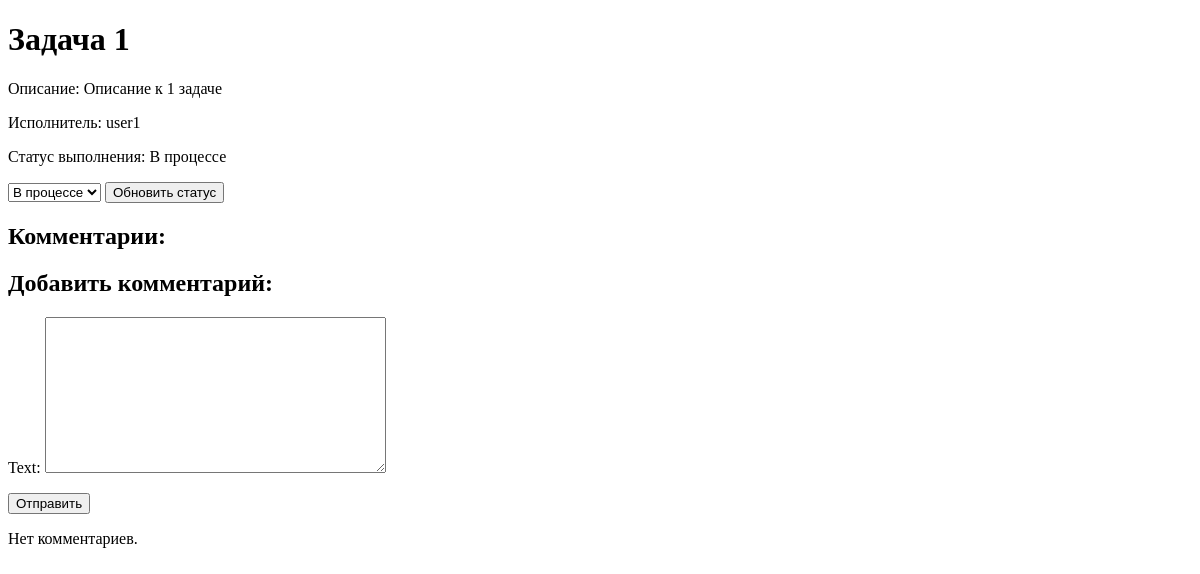
The page /task_detail/1/ (signed in) on the database as committed earlier.
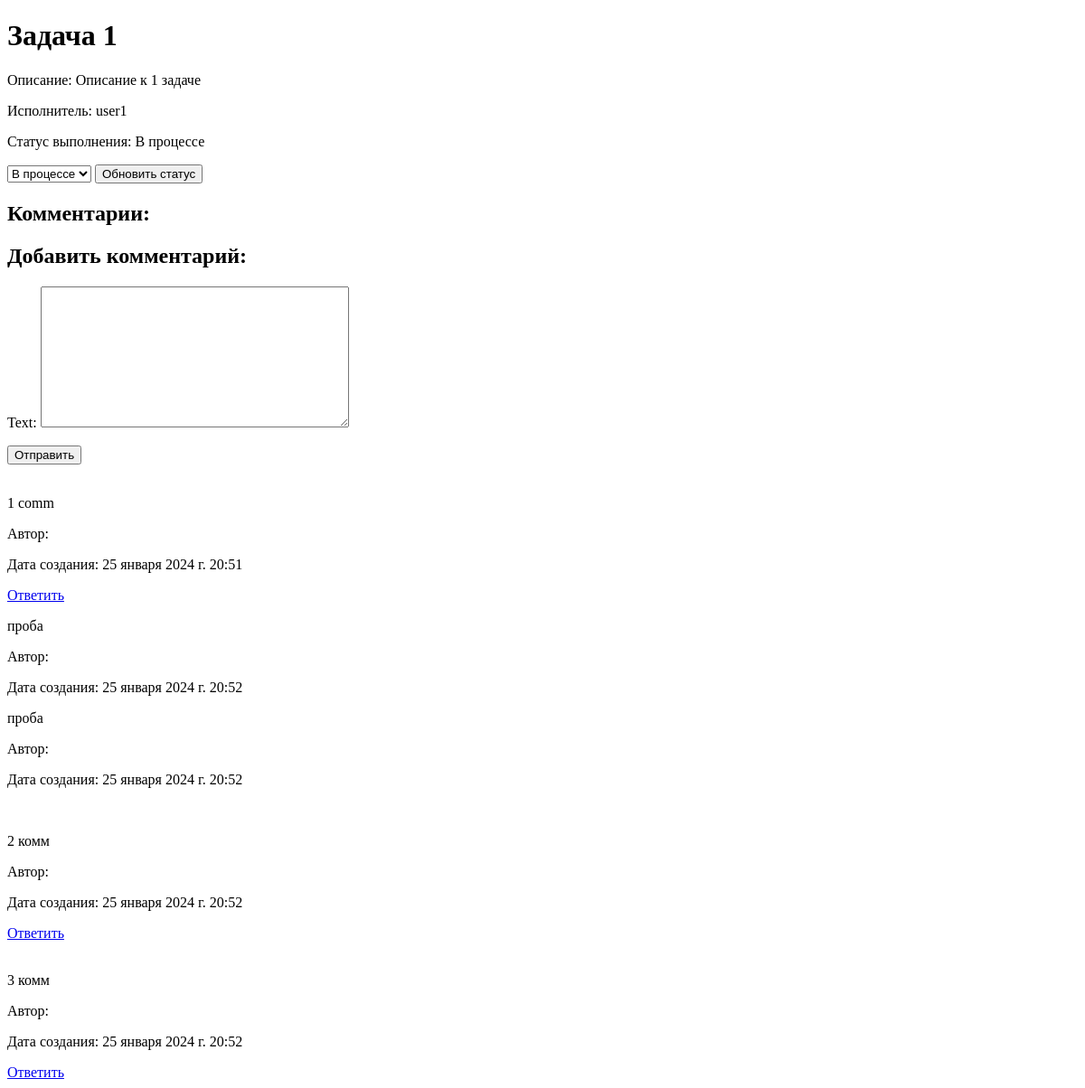
The same page on the database as committed later.
### qwerty/models.py (models this page shows, shortened)
class Task(models.Model):
    STATUS_CHOICES = (
        ('В ожидании', 'В ожидании'),
        ('В процессе', 'В процессе'),
        ('Завершено', 'Завершено')
    )
    task_name = models.CharField(max_length=200)
    description = models.TextField()
    assignee = models.ForeignKey(User, on_delete=models.CASCADE)
    status = models.CharField(max_length=20, choices=STATUS_CHOICES)
    created_date = models.DateTimeField(auto_now_add=True)
    due_date = models.DateTimeField()
    class Meta:
        verbose_name = "задача"
        verbose_name_plural = "задачи"

class User(models.Model):
    name = models.CharField(max_length=50)
    email = models.EmailField()
    password = models.CharField(max_length=50)
    def __str__(self):
        return self.name
    class Meta:
        verbose_name = "пользователь"
        verbose_name_plural = "пользователи"

class Comment(models.Model):
    task = models.ForeignKey(Task, on_delete=models.CASCADE, related_name='comments')
    text = models.TextField()
    parent = models.ForeignKey('self', on_delete=models.CASCADE, null=True, blank=True, related_name='replies')
    created_at = models.DateTimeField(auto_now_add=True)
    class Meta:
        verbose_name = "Комментарий"
        verbose_name_plural = "Комментарии"

### qwerty/views.py (the view)
# urls.py: path('task_detail/<int:task_id>/', views.task_detail, name='task_detail'),
@login_required
def task_detail(request, task_id):
    task = get_object_or_404(Task, id=task_id)
    comments = task.comments.filter(parent__isnull=True)
    if request.method == 'POST':
        status = request.POST.get('status')
        if status in ['В процессе', 'Завершено']:
            task.status = status
            task.save()
            return redirect('task_detail', task_id=task_id)
        form = CommentForm(request.POST)
        if form.is_valid():
            comment = form.save(commit=False)
            comment.task = task
            comment.author = request.user
            comment.save()
            return redirect('task_detail', task_id=task_id)
    else:
        form = CommentForm()
    context = {
        'task': task,
        'comments': comments,
        'form': form,
    }
    return render(request, 'task_detail.html', context)

### qwerty/forms.py
class CommentForm(ModelForm):
    class Meta:
        model = Comment
        fields = ['text']

### qwerty/templates/task_detail.html (shortened to what this page needs)
<!DOCTYPE html>
<html lang="en">
<head>
</head>
<body>
<h1>{{ task.task_name }}</h1>
<p>Описание: {{ task.description }}</p>
<p>Исполнитель: {{ task.assignee }}</p>
<p>Статус выполнения: {{ task.status }}</p>
<form method="POST" action="{% url 'task_detail' task_id=task.id %}">
  <select name="status">
    <option value="В процессе">В процессе</option>
  </select>
  <button type="submit">Обновить статус</button>
</form>
<h2>Комментарии:</h2>
<h2>Добавить комментарий:</h2>
<form method="POST" action="{% url 'task_detail' task_id=task.id %}">
  {{ form.as_p }}
  <button type="submit">Отправить</button>
</form>
{% for comment in comments %}
  <div class="comment">
    <br>
    <p>{{ comment.text }}</p>
    <p>Автор: {{ comment.author }}</p>
    <p>Дата создания: {{ comment.created_at }}</p>
    <a href="{% url 'reply_comment' task.id comment.id %}">Ответить</a>
    {% for reply in comment.replies.all %}
      <p>{{ reply.text }}</p>
      <p>Автор: {{ reply.author }}</p>
      <p>Дата создания: {{ reply.created_at }}</p>
    {% endfor %}
  </div>
{% empty %}
  <p>Нет комментариев.</p>
{% endfor %}
</body>
</html>

Rows that differ between the two databases and show on the page:
added Comment: text "1 comm", created_at "25 января 2024 г. 20:51", shown under "Добавить комментарий:"
added Comment: text "проба", created_at "25 января 2024 г. 20:52", shown under "1 comm"
added Comment: text "проба", created_at "25 января 2024 г. 20:52", shown under "1 comm"
added Comment: text "2 комм", created_at "25 января 2024 г. 20:52", shown under "Добавить комментарий:"
added Comment: text "3 комм", created_at "25 января 2024 г. 20:52", shown under "Добавить комментарий:"
Other text that changed with them:
text no longer shown: "Нет комментариев."
